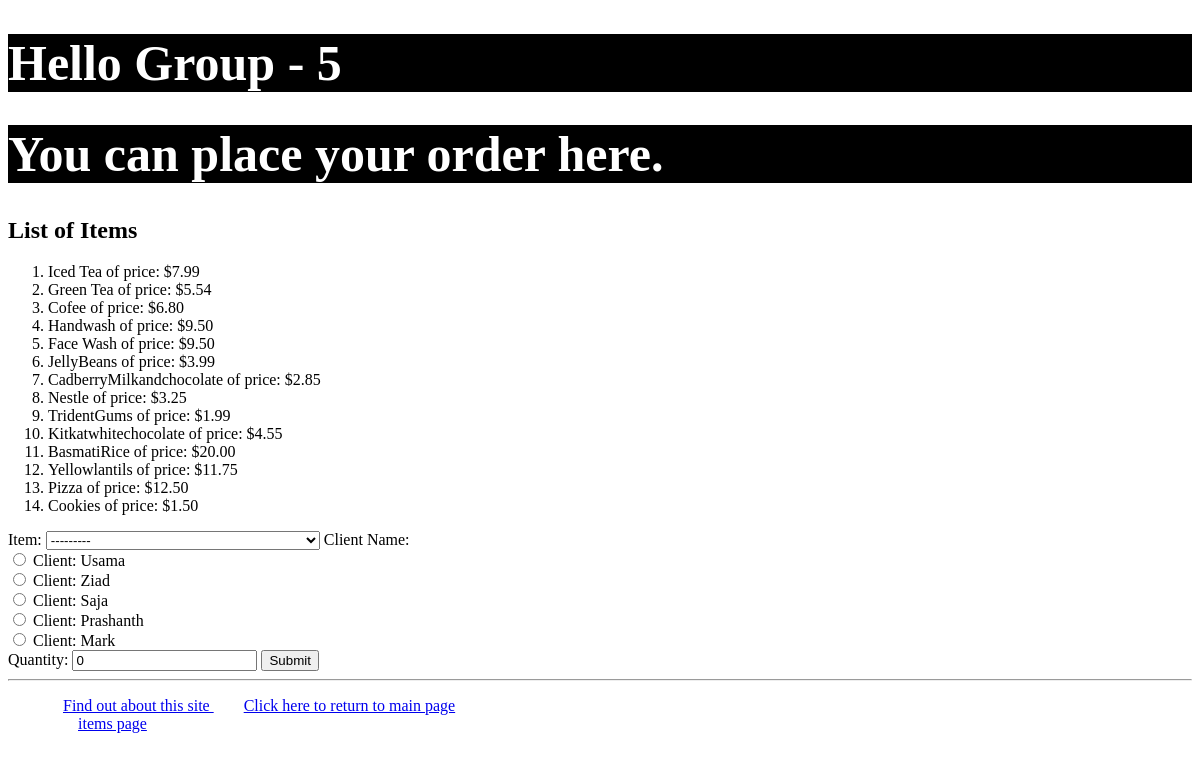
/placeorder/, run on the app's committed database.
### myapp1/models.py (models this page shows, shortened)
class Item(models.Model):
    type = models.ForeignKey(Type, related_name='items', on_delete=models.CASCADE)
    name = models.CharField(max_length=200)
    price = models.DecimalField(max_digits=10, decimal_places=2)
    stock = models.PositiveIntegerField(default=100)
    available = models.BooleanField(default=True)
    product_description = models.TextField(blank=True)
    interested = models.PositiveIntegerField(default=0)
    def __str__(self):
        details = "Item with name {}"
        return details.format(self.name)

### myapp1/views.py (the view)
# urls.py: path('placeorder/', views.placeorder, name='placeorder'),
def placeorder(request):
    msg = ''
    itemlist = Item.objects.all()
    if request.method == 'POST':
        form = OrderItemForm(request.POST)
        if form.is_valid():
            order = form.save(commit=False)
            if order.items_ordered <= order.item.stock:
                order.save()
                msg = 'Your order has been placed successfully.'
                order.item.stock -= order.items_ordered
                order.item.save()
            else:
                msg = 'We do not have sufficient stock to fill your order.'
            return render(request, 'myapp1/order_response.html', {'msg': msg})
    else:
        form = OrderItemForm()
    return render(request, 'myapp1/placeorder.html', {'form': form, 'msg': msg, 'itemlist': itemlist})

### myapp1/forms.py
class OrderItemForm(forms.ModelForm):
    class Meta:
        model = OrderItem
        fields = ['item', 'client', 'items_ordered']
        labels = {
            'items_ordered': 'Quantity',
            'client': 'Client Name'
        }
        widgets = {
            'client': forms.RadioSelect()
        }

### myapp1/models.py (called while the page is built)
    def __str__(self):
        details = "Client: {}"
        return details.format(self.first_name)

### templates/myapp1/placeorder.html (shortened to what this page needs)
{% extends "myapp1/base.html" %}
{% block body_block %}
    <h1>You can place your order here.</h1>
    {% if itemlist %}
        <h2> List of Items </h2>
        <ol>
            {% for item in itemlist %}
                <li>
                    {{ item.name }} of price: ${{ item.price }}
                </li>
            {% endfor %}
        </ol>
        <form action="{% url "myapp1:placeorder" %}" method="post">
            {{ form }}
            <input type="submit" value="Submit">
        </form>
    {% else %}
        <strong> No Item Found !!! </strong>
    {% endif %}
{% endblock %}

### myapp1/static/myapp1/style.css (style rules this page uses)
h1 { background-color: black; color: white; font-size: 50px; text-decoration-color: darkgoldenrod; position: relative; font-family: "Bahnschrift"; }

### data on the page
Item: name "Iced Tea", price "7.99"
Item: name "Green Tea", price "5.54"
Item: name "Cofee", price "6.80"
Item: name "Handwash", price "9.50"
Item: name "Face Wash", price "9.50"
Item: name "JellyBeans", price "3.99"
Item: name "CadberryMilkandchocolate", price "2.85"
Item: name "Nestle", price "3.25"
Item: name "TridentGums", price "1.99"
Item: name "Kitkatwhitechocolate", price "4.55"
Item: name "BasmatiRice", price "20.00"
Item: name "Yellowlantils", price "11.75"
Item: name "Pizza", price "12.50"
Item: name "Cookies", price "1.50"
